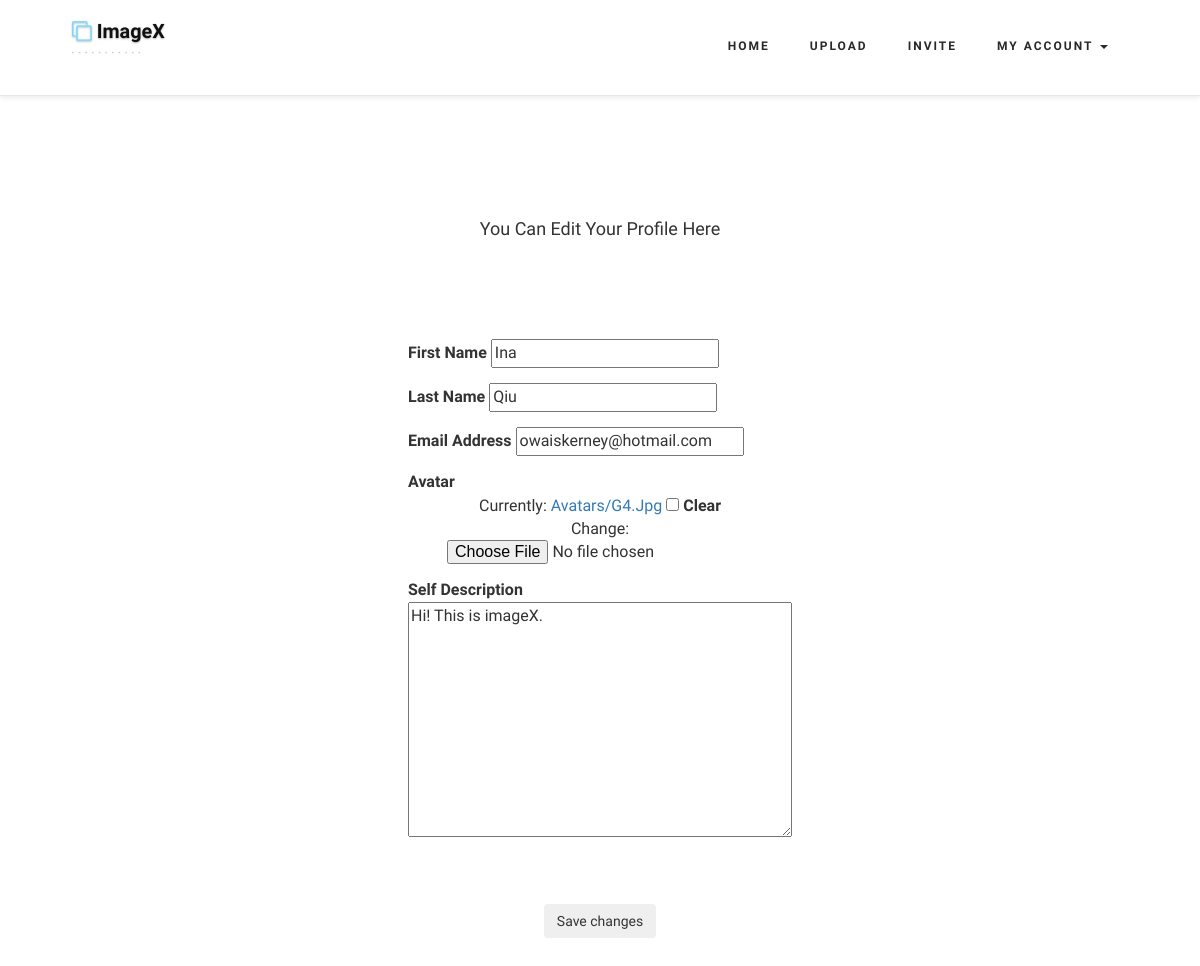
Page /edit_profile/ (signed in) on the committed database.
### mainApp/models.py (models this page shows, shortened)
class Member(AbstractUser):
	avatar = models.ImageField(upload_to='avatars/',validators=[validate_file_extension], blank=True)
	self_description = models.TextField(max_length=30,blank=True)
	class Meta(AbstractUser.Meta):
		pass

### mainApp/views.py (the view)
# urls.py: url(r'^edit_profile/',views.edit_profile, name='edit_profile'),
@login_required
def edit_profile(request):
    if request.method == 'POST':
        form = EditProfileForm(request.POST, request.FILES, instance=request.user)
        if form.is_valid():
            all_email = Member.objects.all()
            for ema in all_email:
                if request.user.email == ema.email:
                    if(request.user != ema):
                        return render(request,'edit_profile.html',{'feedback':json.dumps("This email has been used by someone else!")})
            form.save()
            return redirect(myaccount)
    else:
        form = EditProfileForm(instance=request.user)
    return render(request,'edit_profile.html',{'form':form})

### mainApp/forms.py
class EditProfileForm(UserChangeForm):
    class Meta(UserChangeForm.Meta):
        model = Member
        fields = ['first_name', 'last_name', 'email','avatar','self_description', 'password',]

### mainApp/templates/edit_profile.html (shortened to what this page needs)
<!DOCTYPE html>
<html>
<head>
	{% load staticfiles %}
</head>
<body>
	{% if user.is_authenticated %}
	{% include 'base_login.html' %}
	{% else %}
	{% include 'base.html' %}
	{% endif %}
	<div class="banner_bottom">
		<div class="container">
			<div class="about">
				<center><h3>You can edit your profile here</h3></center><br><br><br><br>
				<form action="" method='POST' enctype='multipart/form-data'>
					<table width=15% align="center">
						<tbody>
							<tr><td align="left">
								<div class="form-group">
									<label for="{{ form.first_name.id_for_label }}">First Name</label>
									{{form.first_name}}<br>
								</div></td></tr>
								<tr><td align="left">
									<div class="form-group">
										<label for="{{ form.last_name.id_for_label }}">Last Name</label>
										{{ form.last_name }}<br>
									</div></td></tr>
									<tr><td align="left">
										<div class="form-group">
											<label for="{{ form.email.id_for_label }}">Email Address</label>
											{{ form.email }}<br>
										</div></td></tr>
										<tr><td align="left">
											<div class="form-group">
												<label for="{{ form.avatar.id_for_label }}">Avatar</label>
												<center>{{ form.avatar }}</center>
											</div></td></tr>
											<tr><td align="left">
												<div class="form-group">
													<label for="{{ form.self_description.id_for_label }}">Self Description</label>
													{{ form.self_description }}<br>
												</div></td></tr>
												<tr><td align="center"><br><br><button type="submit" class="btn btn-outline-secondary">Save changes</button></center></td></tr>
											</tbody></table>
										</form>
									</div>
								</div>
							</div>
</body>
</html>

### mainApp/static/css/style.css (style rules this page uses)
html, body { margin: 0; font-size: 100%; background: #fff; font-family: 'Raleway', sans-serif; }
body a { text-decoration: none; transition: 0.5s all; -webkit-transition: 0.5s all; -moz-transition: 0.5s all; -o-transition: 0.5s all; -ms-transition: 0.5s all; }
h1, h2, h3, h4, h5, h6 { margin: 0; font-family: 'Raleway', sans-serif; font-size: large; line-height: 1cm; }
label { margin: 0; }
.banner_bottom { padding: 7em 0; text-align: center; text-transform: capitalize; }
@media (max-width:1440px) { .banner_bottom,.works,.banner_bottom,.blog_sec,.tesimonials { padding:6em 0; } }

### rows in the picture
Member: first_name "Ina", last_name "Qiu", email "owaiskerney@hotmail.com", self_description "Hi! This is imageX."
